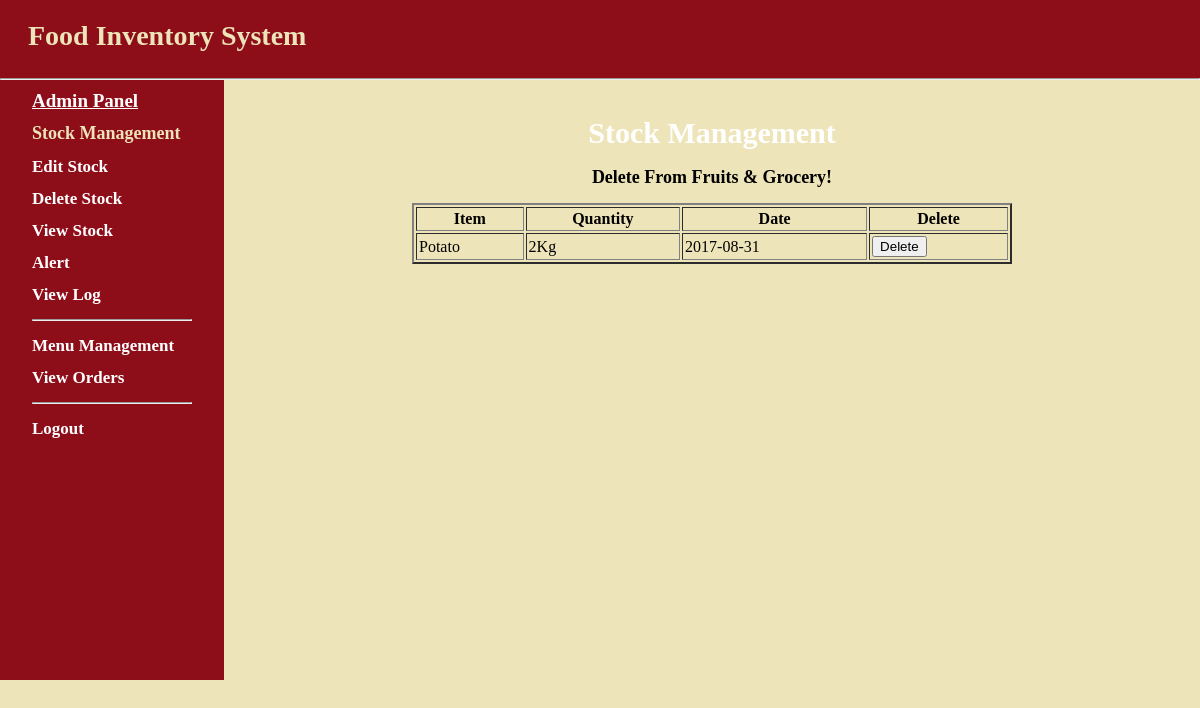
Page /Groc.php on the committed database.
### tables this page shows
CREATE TABLE IF NOT EXISTS `list` (
  `SN` int(11) NOT NULL AUTO_INCREMENT,
  `Item` varchar(50) NOT NULL,
  `Quantity` float NOT NULL,
  `Unit` varchar(50) NOT NULL,
  `Category` varchar(50) NOT NULL,
  `Date` date NOT NULL,
  `Rate` float NOT NULL,
  PRIMARY KEY (`SN`)
);

### public/Groc.php (the view)
<html>
<head></head>
<body>
<?php
include("../public/index.php");
$con=mysqli_connect('127.0.0.1','root','');
mysqli_select_db($con,'foodinventory');
$sql="SElECT * FROM list where Category='Fruit & Grocery'";
$records=mysqli_query($con,$sql);
?>
<div id="main">
    <div id="navigation">
    <h1 style="text-align: left; font-family: Lucida Calligraphy; font-size:19px ;"><b><u><a href="admin.php">Admin Panel</a></u></b></h1>
<p style="font-size:18px; font-family: Minion Pro Med; color:#EEE4B9;"><b>Stock Management</b></p>
<p style="font-size: 17px; font-family:Minion Pro Med;"><a href="insert.php" ><b>Edit Stock</b></a></p>
<p style="font-size: 17px; font-family:Minion Pro Med;"><a href="delete_item.php" ><b>Delete Stock</b></a></p>
<p style="font-size: 17px; font-family:Minion Pro Med;"><a href="up2.php" ><b>View Stock</b></a></p>
<p style="font-size: 17px; font-family:Minion Pro Med;"><a href="thre.php" ><b>Alert</b></a></p>
<p style="font-size: 17px; font-family:Minion Pro Med;"><a href="log_search.php" ><b>View Log</b></a></p>
<hr />
<p style="font-size:17px; font-family: Minion Pro Med;"><a href="menupanel.php"><b>Menu Management</b> </a></p>
<p style="font-size:17px; font-family: Minion Pro Med;"><a href="display_order.php"><b>View Orders</b> </a></p>
<hr />
<p style="font-size: 17px; font-family:Minion Pro Med;"><a href="home.php"><b>Logout</b></a></p>
</div>
<br/>
<p style="text-align:center; font-size:30px; font-family: Calibri ; color:white "><b>Stock Management</b></p>
<p style="text-align: left; font-family: Lucida Calligraphy; font-size:18px; text-align:center;"><b>Delete From Fruits & Grocery!</b></p>
<table width="600px" border="2" cellpadding="2" cellspacing="2" align="center">
	<tr>
	<th>Item</th>
	<th>Quantity</th>
	<th>Date</th>
	<th>Delete</th>
	</tr>
	<?php
	while($row=mysqli_fetch_array($records))
	{
		echo "<tr>";
		echo "<td>".$row['Item']."</td>";
		echo "<td>".$row['Quantity'].$row['Unit']."</td>";
			echo "<td>".$row['Date']."</td>";
	echo "<td><a href=delete.php?id=".$row['SN']."><input type=Submit value=Delete></a></td>";
	}
	?>
</table>
<div>
<br/>
</div>
</div>
<br/>
<br/>
</body>
</html>

### public/stylesheets/basic1.css (style rules this page uses)
html { height:100%; width:100% }
body { width:100%; height:100%; margin:0; padding:0; border:0; font-family:Verdana,Arial,Helvetica,sans-serif,harrington; font-size:13px; line-height:15px; background: #EEE4B9; background-image: }
a { color:#8D0D19 }
#main { height:600px; width:100%; margin:0; padding:0; background:#EEE4B9; font-family:Cambria; font-size: 20px;; }
#navigation { float:left; width:160px; height:100%; margin:0; padding:0 2em; color:white; background:#8D0D19; font-size: 16px; text-align: left; }
#navigation a { color:white; text-decoration: none; }

### rows in the picture
list: Item "Potato", Quantity "2", Unit "Kg", Date "2017-08-31"
